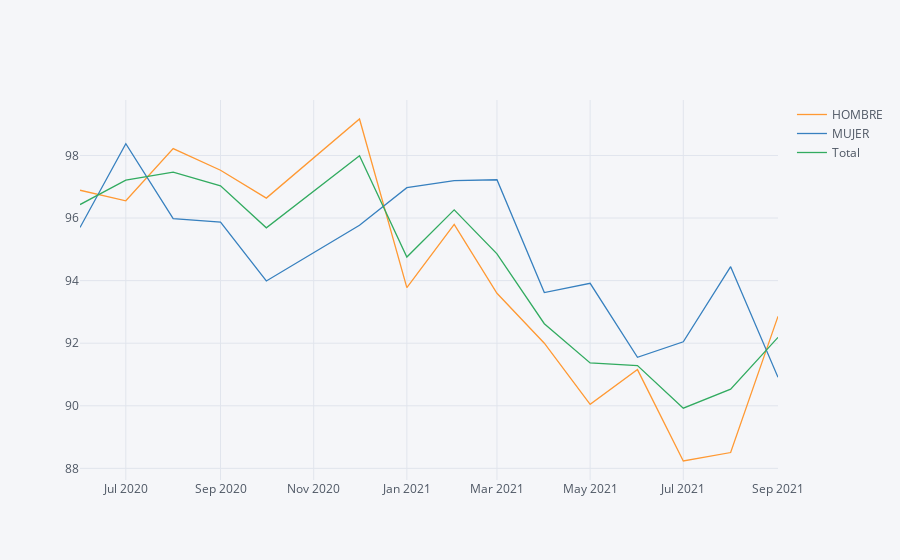

Notebook code cell kept with this figure:
### Code cell
emp.iplot()

### Figure 1 — Plotly figure (JSON) as saved in the notebook; plotly's stock layout.template omitted (floating-point values rounded to 4 significant figures)
{"data": [{"line": {"color": "rgba(255, 153, 51, 1.0)", "dash": "solid", "shape": "linear", "width": 1.3}, "mode": "lines", "name": "HOMBRE", "text": "", "type": "scatter", "x": ["2020-06", "2020-07", "2020-08", "2020-09", "2020-10", "2020-12", "2021-01", "2021-02", "2021-03", "2021-04", "2021-05", "2021-06", "2021-07", "2021-08", "2021-09"], "y": [96.89, 96.55, 98.22, 97.53, 96.64, 99.16, 93.78, 95.79, 93.6, 92, 90.05, 91.16, 88.24, 88.51, 92.86]}, {"line": {"color": "rgba(55, 128, 191, 1.0)", "dash": "solid", "shape": "linear", "width": 1.3}, "mode": "lines", "name": "MUJER", "text": "", "type": "scatter", "x": ["2020-06", "2020-07", "2020-08", "2020-09", "2020-10", "2020-12", "2021-01", "2021-02", "2021-03", "2021-04", "2021-05", "2021-06", "2021-07", "2021-08", "2021-09"], "y": [95.7, 98.37, 95.98, 95.87, 93.99, 95.77, 96.97, 97.2, 97.22, 93.62, 93.91, 91.55, 92.05, 94.44, 90.91]}, {"line": {"color": "rgba(50, 171, 96, 1.0)", "dash": "solid", "shape": "linear", "width": 1.3}, "mode": "lines", "name": "Total", "text": "", "type": "scatter", "x": ["2020-06", "2020-07", "2020-08", "2020-09", "2020-10", "2020-12", "2021-01", "2021-02", "2021-03", "2021-04", "2021-05", "2021-06", "2021-07", "2021-08", "2021-09"], "y": [96.43, 97.21, 97.47, 97.03, 95.69, 97.99, 94.75, 96.26, 94.86, 92.62, 91.37, 91.28, 89.92, 90.53, 92.19]}], "layout": {"legend": {"bgcolor": "#F5F6F9", "font": {"color": "#4D5663"}}, "paper_bgcolor": "#F5F6F9", "plot_bgcolor": "#F5F6F9", "title": {"font": {"color": "#4D5663"}}, "xaxis": {"gridcolor": "#E1E5ED", "showgrid": true, "tickfont": {"color": "#4D5663"}, "title": {"font": {"color": "#4D5663"}, "text": ""}, "zerolinecolor": "#E1E5ED"}, "yaxis": {"gridcolor": "#E1E5ED", "showgrid": true, "tickfont": {"color": "#4D5663"}, "title": {"font": {"color": "#4D5663"}, "text": ""}, "zerolinecolor": "#E1E5ED"}}}
